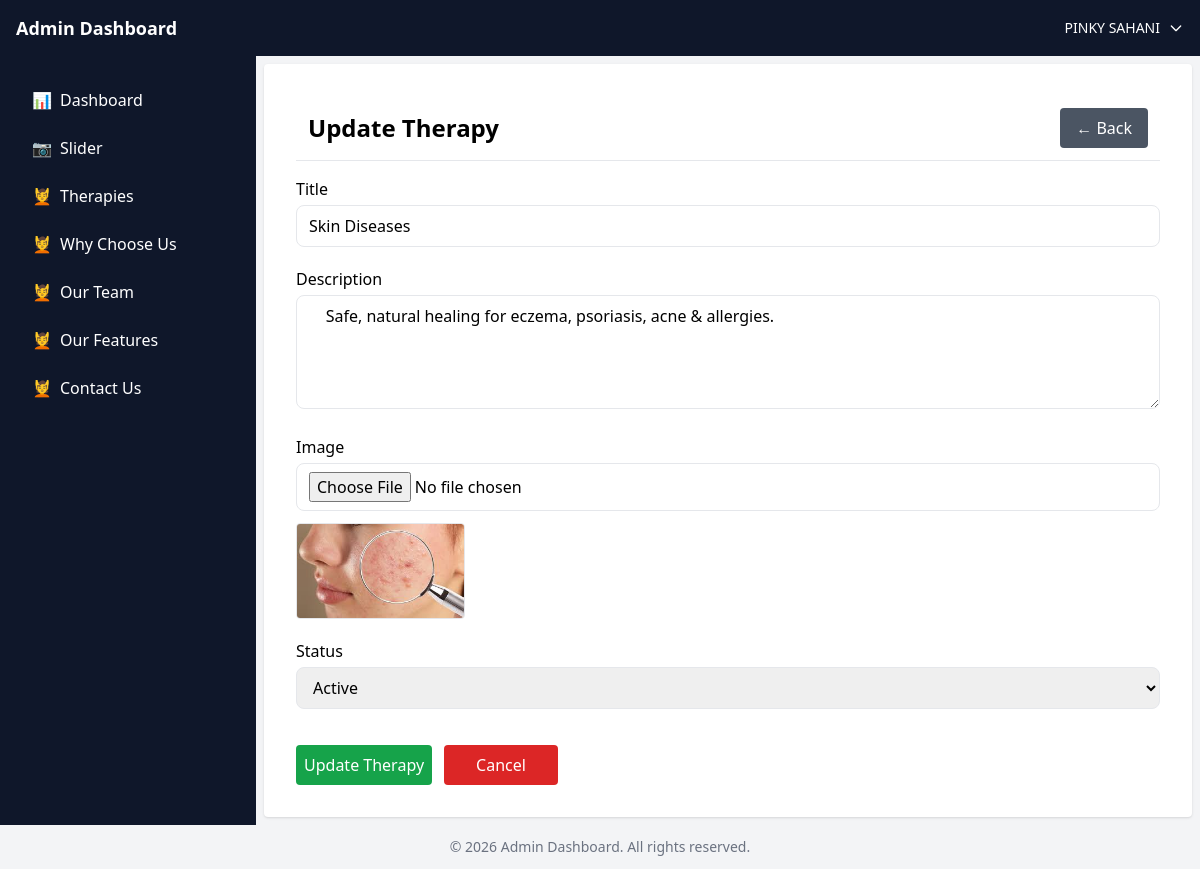
/admin/ourtherapies/update_therapy.php?id=31 (signed in), run on the app's committed database.
### tables this page shows
CREATE TABLE `therapies` (
  `id` int(11) NOT NULL,
  `title` varchar(255) NOT NULL,
  `description` text NOT NULL,
  `image` varchar(50) NOT NULL,
  `status` tinyint(4) NOT NULL DEFAULT 1,
  `created_at` timestamp NOT NULL DEFAULT current_timestamp()
);

### admin/controllers/update.php (called while the page is built, shortened)
<?php
function getTherapyById($conn, $id)
{
    $sql = "SELECT * FROM therapies WHERE id = :id";
    $stmt = $conn->prepare($sql);
    $stmt->bindParam(':id', $id);
    $stmt->execute();
    $therapy = $stmt->fetch(PDO::FETCH_ASSOC);
    return $therapy;
}

### admin/ourtherapies/update_therapy.php (the view, shortened to what this page needs)
<?php
require_once('../../connect.php');
require_once('../adminheader.php');
require_once('../controllers/update.php');
$id = (int) $_GET['id'];
$therapy = getTherapyById($conn, $id);
?>
<div class="flex min-h-[calc(100vh-106px)]">
    <?php require_once('../adminsidebar.php'); ?>
    <main class="flex-1 p-2">
        <div class="bg-white h-full rounded shadow p-6 sm:p-8">
            <div class="flex justify-between items-center gap-4 p-3 border-b bg-white sticky top-0 z-20">
                <h2 class="text-lg sm:text-xl md:text-2xl font-bold">
                    Update Therapy
                </h2>
                <a href="manage_therapy.php"
                    class="bg-gray-600 text-white text-sm sm:text-base px-4 py-2 rounded hover:bg-gray-700 transition">
                    ← Back
                </a>
            </div>
            <form method="POST" enctype="multipart/form-data" class=" space-y-5">
                <div>
                    <label class="block mb-1 font-medium mt-4">Title</label>
                    <input type="text" name="title" value="<?= $therapy['title']; ?>"
                        class="w-full border rounded-lg px-3 py-2 focus:outline-none focus:ring-2 focus:ring-[#7b61ff]"
                        required>
                </div>
                <div>
                    <label class="block mb-1 font-medium">Description</label>
                    <textarea name="description" rows="4"
                        class="w-full border rounded-lg px-3 py-2 focus:outline-none focus:ring-2 focus:ring-[#7b61ff]"
                        required><?= $therapy['description']; ?></textarea>
                </div>
                <div>
                    <label class="block mb-1 font-medium">Image</label>
                    <input type="file" name="image" class="w-full border rounded-lg px-3 py-2">
                    <img src="../uploads/therapies/<?= $therapy['image']; ?>" class="mt-3 h-24 rounded border">
                </div>
                <div>
                    <label class="block mb-1 font-medium">Status</label>
                    <select name="status" class="w-full border rounded-lg px-3 py-2">
                        <option value="1" <?= $therapy['status'] == 1 ? 'selected' : ''; ?>>
                            Active
                        </option>
                    </select>
                </div>
                <div class="flex gap-3 pt-4">
                    <button type="submit" name="updatetherapy"
                        class="bg-green-600 text-white px-2 py-2 rounded hover:bg-green-700 transition">
                        Update Therapy
                    </button>
                    <a href="manage_therapy.php"
                        class="bg-red-600 text-white px-8 py-2 rounded hover:bg-red-700 transition">
                        Cancel
                    </a>
                </div>
            </form>
        </div>
    </main>
</div>
<?php require_once('../adminfooter.php'); ?>

### data on the page
therapies: title "Skin Diseases", description "Safe, natural healing for eczema, psoriasis, acne & allergies.", image (picture), status "Active"

### other printed values
$_SESSION['name'] "PINKY SAHANI"
